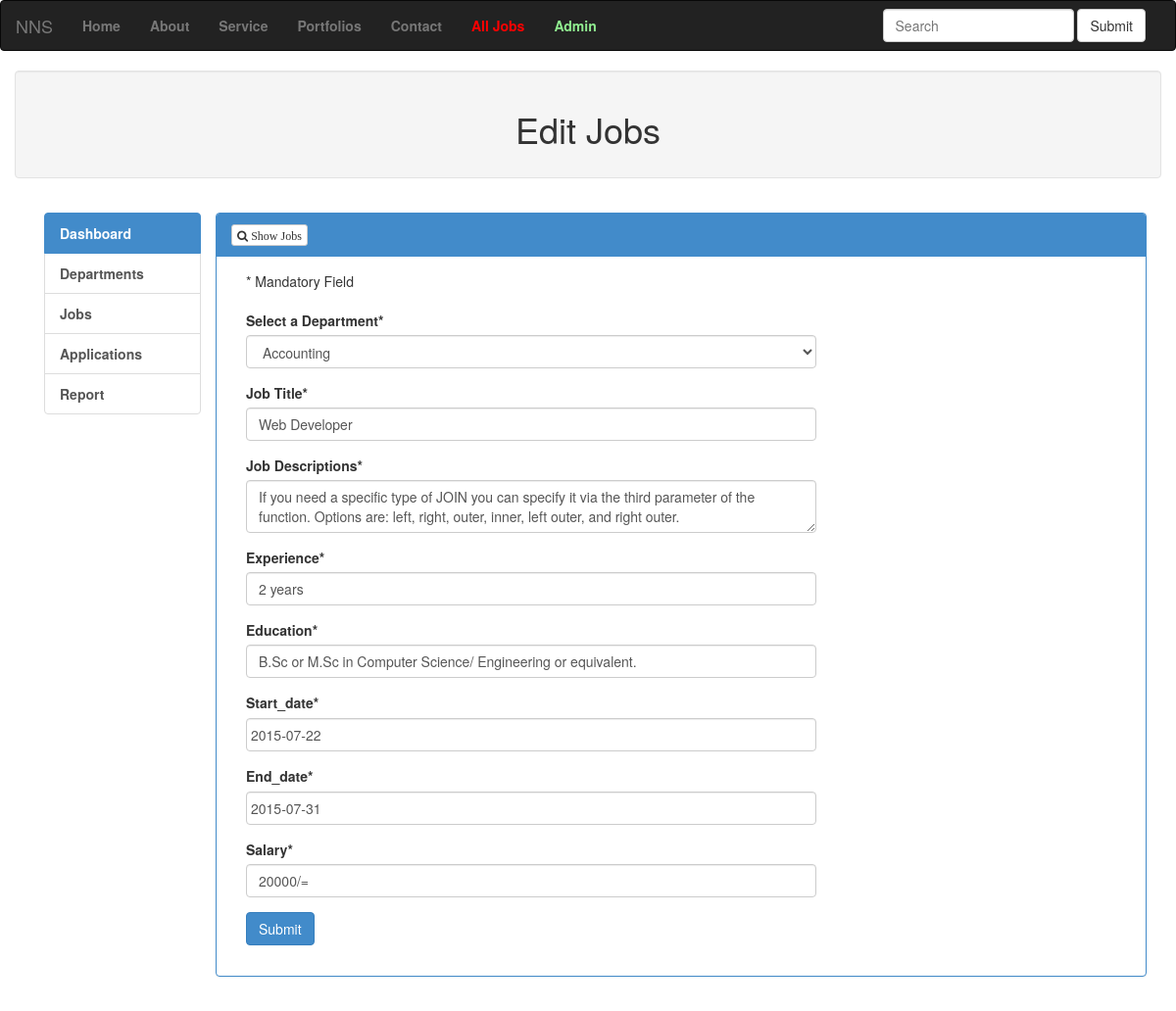
Screenshot of /post_controller/jobs/1 with the database file from the repository.
### tables this page shows
CREATE TABLE IF NOT EXISTS `job_posts` (
`id` int(11) NOT NULL,
  `department_id` int(11) NOT NULL,
  `job_title` varchar(50) NOT NULL,
  `requirement` text NOT NULL,
  `experience` varchar(50) NOT NULL,
  `education` text NOT NULL,
  `start_date` date NOT NULL,
  `end_date` date NOT NULL,
  `salary` varchar(12) NOT NULL
);

CREATE TABLE IF NOT EXISTS `departments` (
`id` int(11) NOT NULL,
  `department_name` varchar(50) NOT NULL
);

### application/controllers/Post_controller.php (called while the page is built, shortened)
<?php
class Post_controller extends CI_Controller {
	public function jobs($id=false){
		if($id===false)	{
			$data['jobs']=$this->post_model->get_job();
			$this->load->view('jobs',$data);
		}else{
			$data['jobs']=$this->post_model->get_job($id);
			$data['department']=$this->post_model->get_department();
			$this->load->view('edit_jobs',$data);
		}
	}
}

### index.php (called while the page is built, shortened)
<?php
require_once BASEPATH.'core/CodeIgniter.php';

### application/models/Post_model.php (called while the page is built, shortened)
<?php
class post_model extends CI_Model {
	public function get_department($id=false){
		if($id===false){
			$data=$this->db->get('departments');
			return $data->result();
		}
		$this->db->where('departments.id',$id);
		return $this->db->delete('departments');
	}
	public function get_job($id=false){
			$this->db->select('*');
			$this->db->from('departments');
			$this->db->join('job_posts', 'job_posts.department_id = departments.id');
			$this->db->where('job_posts.id', $id);
			$query = $this->db->get();
			return $query->row_array();
	}
}

### application/views/edit_jobs.php (the view, shortened to what this page needs)
<?php include_once("header.php");?>
<div class="well container"><h1 class="text-center">Edit Jobs</h1></div>
<div class="container">
<div class="row">
<div class="panel-body">
	<div class="col-md-2">
		<?php include_once("sidebar.php");?>
	</div>
	<div class="col-md-10">
	<div class="row">
     <div class="panel panel-primary">
     <div class="panel-heading"><a href="<?php echo site_url('post_controller/jobs')?>" class="btn btn-default btn-xs">
		<i class="fa fa-search"> Show Jobs</i></a>
	</div>
        <div class="panel-body">
           <div class="col-md-8 col-sm-12">
              <div>* Mandatory Field</div>
              <?php extract($jobs);?>
              <br>
              <?php echo form_open('post_controller/add_jobs/'.$id);?>
                 <div class="form-group">
                    <label for="department">Select a Department*</label>
                 <select class="form-control" id="department" name="department" required="">
						<?php foreach($department as $dept):?>
						<option <?php if($department_id===$dept->id) echo 'selected="selected"'?>  value="<?php echo $dept->id?>"><?php echo $dept->department_name?></option>
						<?php endforeach;?>
					</select>
                 </div>
                 <div class="form-group">
                    <label for="jobTitle">Job Title*</label>
                    <div>
                       <input type="text" class="form-control" id="jobTitle" name="jobTitle"  placeholder="Job Title" value="<?php echo $job_title;?>" required="">
                    </div>
                 </div>
                 <div class="form-group">
                    <label for="requirement">Job Descriptions*</label>
                    <div>
                       <textarea class="form-control jqte-test" id="requirement" name="requirement" required=""><?php echo $requirement;?></textarea>
                    </div>
                 </div>
                 <div class="form-group">
                    <label for="experience">Experience*</label>
                    <div>
                       <input type="text" class="form-control" id="experience" name="experience"  placeholder="Experience"  value="<?php echo $experience;?>" required="">
                    </div>
                 </div>
			     <div class="form-group">
                    <label for="education">Education*</label>
                    <div>
                       <input type="text" class="form-control" id="education" name="education"  placeholder="Education" value="<?php echo $education;?>" required="">
                    </div>
                 </div>
                 <div class="form-group">
                    <label for="sdate">Start_date*</label>
                    <div>
                       <input type="text" class="form-control datepicker" id="sdate" name="sdate"  placeholder="Start Date" value="<?php echo $start_date;?>" required="">
                    </div>
                 </div>
                 <div class="form-group">
                    <label for="edate">End_date*</label>
                    <div>
                       <input type="text" class="form-control datepicker" id="edate" name="edate"  placeholder="End Date" value="<?php echo $end_date;?>" required="">
                    </div>
                 </div>
                 <div class="form-group">
                    <label for="salary">Salary*</label>
                    <div>
                       <input type="text" class="form-control" id="salary" name="salary"  placeholder="Salary" value="<?php echo $salary;?>" required="">
                    </div>
                 </div>
                 <div class="form-group">
                    <input type="submit" class="btn btn-primary" value="Submit">
                 </div>
              </form>
           </div>
           <div class="col-md-6 col-sm-12">
           </div>
        </div>
     </div>
  </div>
</div>
</div>
</div>
<?php include_once("footer.php")?>

### assets/css/datepicker.css (style rules this page uses)
.datepicker { top: 0; left: 0; padding: 4px; margin-top: 1px; -webkit-border-radius: 4px; -moz-border-radius: 4px; border-radius: 4px; }
.datepicker:before { content: ''; display: inline-block; border-left: 7px solid transparent; border-right: 7px solid transparent; border-bottom: 7px solid #ccc; border-bottom-color: rgba(0, 0, 0, 0.2); position: absolute; top: -7px; left: 6px; }
.datepicker:after { content: ''; display: inline-block; border-left: 6px solid transparent; border-right: 6px solid transparent; border-bottom: 6px solid #ffffff; position: absolute; top: -6px; left: 7px; }

### rows the page displays
job_posts: department "Accounting", jobTitle "Web Developer", requirement "If you need a specific type of JOIN you can specify it via the third parameter of the function. Options are: left, right, outer, inner, left outer, and right outer.", experience "2 years", education "B.Sc or M.Sc in Computer Science/ Engineering or equivalent.", sdate "2015-07-22", edate "2015-07-31", salary "20000/="
